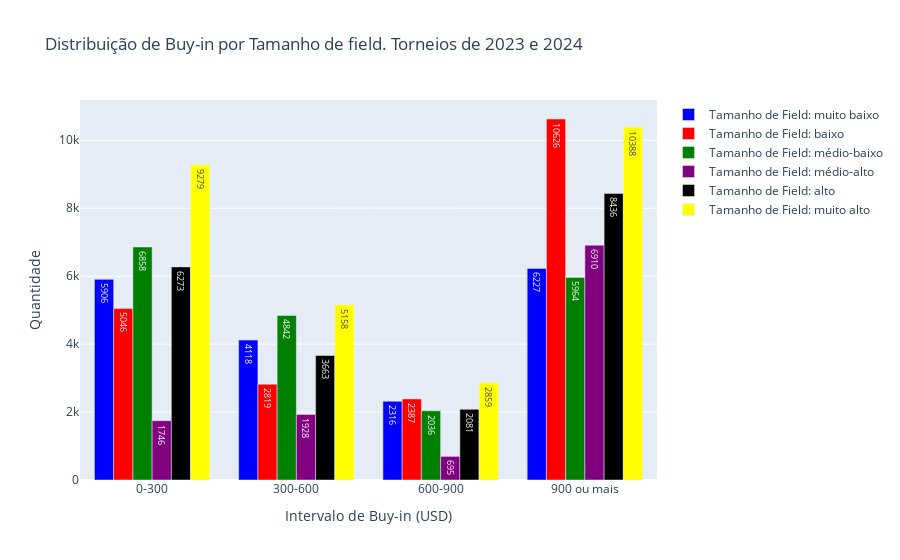

The notebook cell this image was saved under:
### Code cell
import plotly.graph_objects as go

# Definindo os intervalos para dividir os dados
bins = [0, 300, 600, 900, float('inf')]

# Definindo os rótulos para os grupos
labels = ['0-300', '300-600', '600-900', '900 ou mais']

# Adicionando uma nova coluna ao DataFrame com os rótulos dos intervalos
df77['Intervalo'] = pd.cut(df77['Entradas'], bins=bins, labels=labels, right=False)

# Calculando a quantidade total de torneios em cada intervalo e tipo de torneio
total_torneios_por_intervalo_tipo = df77.groupby(['Intervalo', 'Buy-in Group']).size().reset_index(name='Total')

# Criando as listas de valores para cada tamanho de field
valores_por_field = {}
for field_size in total_torneios_por_intervalo_tipo['Buy-in Group'].unique():
    valores_por_field[field_size] = total_torneios_por_intervalo_tipo[total_torneios_por_intervalo_tipo['Buy-in Group'] == field_size]['Total'].tolist()

# Criando as barras para cada tamanho de field
barras = []
cores = ['blue', 'red', 'green', 'purple', 'black', 'yellow']  # Cores para os tamanhos de field
for field_size, cor in zip(valores_por_field.keys(), cores):
    barras.append(go.Bar(
        x=labels,
        y=valores_por_field[field_size],
        text=valores_por_field[field_size],  # Adicionando os valores como texto nas barras
        name=f'Tamanho de Field: {field_size}',
        marker_color=cor  # Aplicando a cor alternada
    ))

# Criando a figura
fig = go.Figure()

# Adicionando as barras à figura
for barra in barras:
    fig.add_trace(barra)


# Atualizando o layout do gráfico
fig.update_layout(
    xaxis_title='Intervalo de Buy-in (USD)',
    yaxis_title='Quantidade',
    title='Distribuição de Buy-in por Tamanho de field. Torneios de 2023 e 2024',
    barmode='group'  # Agrupando as barras
)

# Exibindo o gráfico
fig.show()

### Figure 1 — Plotly figure (JSON) as saved in the notebook; plotly's stock layout.template omitted (floating-point values rounded to 4 significant figures)
{"data": [{"marker": {"color": "blue"}, "name": "Tamanho de Field: muito baixo", "text": ["5906", "4118", "2316", "6227"], "type": "bar", "x": ["0-300", "300-600", "600-900", "900 ou mais"], "y": [5906, 4118, 2316, 6227]}, {"marker": {"color": "red"}, "name": "Tamanho de Field: baixo", "text": ["5046", "2819", "2387", "10626"], "type": "bar", "x": ["0-300", "300-600", "600-900", "900 ou mais"], "y": [5046, 2819, 2387, 10626]}, {"marker": {"color": "green"}, "name": "Tamanho de Field: médio-baixo", "text": ["6858", "4842", "2036", "5964"], "type": "bar", "x": ["0-300", "300-600", "600-900", "900 ou mais"], "y": [6858, 4842, 2036, 5964]}, {"marker": {"color": "purple"}, "name": "Tamanho de Field: médio-alto", "text": ["1746", "1928", "695", "6910"], "type": "bar", "x": ["0-300", "300-600", "600-900", "900 ou mais"], "y": [1746, 1928, 695, 6910]}, {"marker": {"color": "black"}, "name": "Tamanho de Field: alto", "text": ["6273", "3663", "2081", "8436"], "type": "bar", "x": ["0-300", "300-600", "600-900", "900 ou mais"], "y": [6273, 3663, 2081, 8436]}, {"marker": {"color": "yellow"}, "name": "Tamanho de Field: muito alto", "text": ["9279", "5158", "2859", "10388"], "type": "bar", "x": ["0-300", "300-600", "600-900", "900 ou mais"], "y": [9279, 5158, 2859, 10388]}], "layout": {"barmode": "group", "title": {"text": "Distribuição de Buy-in por Tamanho de field. Torneios de 2023 e 2024"}, "xaxis": {"title": {"text": "Intervalo de Buy-in (USD)"}}, "yaxis": {"title": {"text": "Quantidade"}}}}
